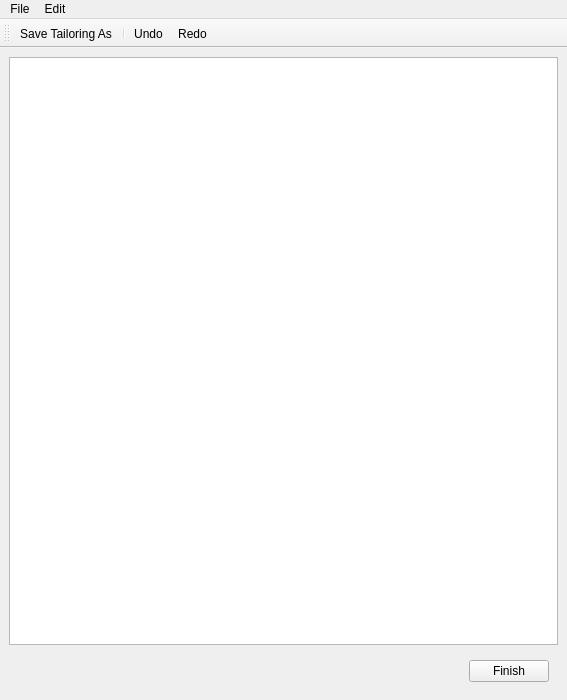
<?xml version="1.0" encoding="UTF-8"?>
<ui version="4.0">
 <class>MainWindow</class>
 <widget class="QMainWindow" name="MainWindow">
  <property name="windowModality">
   <enum>Qt::ApplicationModal</enum>
  </property>
  <property name="geometry">
   <rect>
    <x>0</x>
    <y>0</y>
    <width>567</width>
    <height>700</height>
   </rect>
  </property>
  <property name="windowTitle">
   <string>SCAP Workbench '%s' profile</string>
  </property>
  <widget class="QWidget" name="centralwidget">
   <layout class="QVBoxLayout" name="verticalLayout">
    <item>
     <widget class="QTreeView" name="treeView"/>
    </item>
    <item>
     <widget class="QWidget" name="widget" native="true">
      <layout class="QHBoxLayout" name="horizontalLayout">
       <item>
        <spacer name="horizontalSpacer">
         <property name="orientation">
          <enum>Qt::Horizontal</enum>
         </property>
         <property name="sizeHint" stdset="0">
          <size>
           <width>40</width>
           <height>20</height>
          </size>
         </property>
        </spacer>
       </item>
       <item>
        <widget class="QPushButton" name="pushButton">
         <property name="text">
          <string>Finish</string>
         </property>
        </widget>
       </item>
      </layout>
     </widget>
    </item>
   </layout>
  </widget>
  <widget class="QMenuBar" name="menubar">
   <property name="geometry">
    <rect>
     <x>0</x>
     <y>0</y>
     <width>567</width>
     <height>21</height>
    </rect>
   </property>
   <widget class="QMenu" name="menuFile">
    <property name="title">
     <string>File</string>
    </property>
    <addaction name="actionSave_Tailoring"/>
   </widget>
   <widget class="QMenu" name="menuEdit">
    <property name="title">
     <string>Edit</string>
    </property>
    <addaction name="actionUndo"/>
    <addaction name="actionRedo"/>
   </widget>
   <addaction name="menuFile"/>
   <addaction name="menuEdit"/>
  </widget>
  <widget class="QToolBar" name="toolBar">
   <property name="windowTitle">
    <string>toolBar</string>
   </property>
   <attribute name="toolBarArea">
    <enum>TopToolBarArea</enum>
   </attribute>
   <attribute name="toolBarBreak">
    <bool>false</bool>
   </attribute>
   <addaction name="actionSave_Tailoring"/>
   <addaction name="separator"/>
   <addaction name="actionUndo"/>
   <addaction name="actionRedo"/>
  </widget>
  <action name="actionSave_Tailoring">
   <property name="text">
    <string>Save Tailoring As</string>
   </property>
   <property name="toolTip">
    <string>Save Tailoring As</string>
   </property>
  </action>
  <action name="actionUndo">
   <property name="text">
    <string>Undo</string>
   </property>
  </action>
  <action name="actionRedo">
   <property name="text">
    <string>Redo</string>
   </property>
  </action>
 </widget>
 <resources/>
 <connections/>
</ui>
